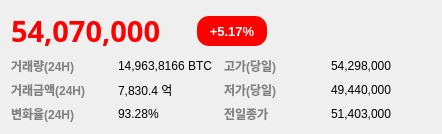
<?xml version="1.0" encoding="UTF-8"?>
<ui version="4.0">
 <class>Form</class>
 <widget class="QWidget" name="Form">
  <property name="geometry">
   <rect>
    <x>0</x>
    <y>0</y>
    <width>442</width>
    <height>116</height>
   </rect>
  </property>
  <property name="windowTitle">
   <string>Form</string>
  </property>
  <property name="styleSheet">
   <string notr="true">QWidget{
border:1px;
background: rgd(0,0,0);
border-radius : 12px
}</string>
  </property>
  <layout class="QVBoxLayout" name="verticalLayout">
   <item>
    <layout class="QHBoxLayout" name="horizontalLayout">
     <item>
      <widget class="QLabel" name="label_1">
       <property name="minimumSize">
        <size>
         <width>180</width>
         <height>0</height>
        </size>
       </property>
       <property name="maximumSize">
        <size>
         <width>16777215</width>
         <height>100</height>
        </size>
       </property>
       <property name="font">
        <font>
         <family>맑은 고딕</family>
         <pointsize>22</pointsize>
         <weight>75</weight>
         <bold>true</bold>
        </font>
       </property>
       <property name="styleSheet">
        <string notr="true">color:red;</string>
       </property>
       <property name="text">
        <string>54,070,000</string>
       </property>
      </widget>
     </item>
     <item>
      <widget class="QLabel" name="label_2">
       <property name="minimumSize">
        <size>
         <width>70</width>
         <height>30</height>
        </size>
       </property>
       <property name="maximumSize">
        <size>
         <width>70</width>
         <height>30</height>
        </size>
       </property>
       <property name="font">
        <font>
         <pointsize>10</pointsize>
         <weight>75</weight>
         <bold>true</bold>
        </font>
       </property>
       <property name="styleSheet">
        <string notr="true">background-color:red;color:white</string>
       </property>
       <property name="text">
        <string>+5.17%</string>
       </property>
       <property name="alignment">
        <set>Qt::AlignCenter</set>
       </property>
      </widget>
     </item>
     <item>
      <spacer name="horizontalSpacer">
       <property name="orientation">
        <enum>Qt::Horizontal</enum>
       </property>
       <property name="sizeHint" stdset="0">
        <size>
         <width>40</width>
         <height>20</height>
        </size>
       </property>
      </spacer>
     </item>
    </layout>
   </item>
   <item>
    <layout class="QGridLayout" name="gridLayout">
     <item row="0" column="0">
      <widget class="QLabel" name="label_3">
       <property name="font">
        <font>
         <weight>75</weight>
         <bold>true</bold>
        </font>
       </property>
       <property name="styleSheet">
        <string notr="true">color:gray</string>
       </property>
       <property name="text">
        <string>거래량(24H)</string>
       </property>
      </widget>
     </item>
     <item row="1" column="3">
      <widget class="QLabel" name="label_10">
       <property name="text">
        <string>49,440,000</string>
       </property>
      </widget>
     </item>
     <item row="1" column="2">
      <widget class="QLabel" name="label_9">
       <property name="font">
        <font>
         <weight>75</weight>
         <bold>true</bold>
        </font>
       </property>
       <property name="styleSheet">
        <string notr="true">color:gray</string>
       </property>
       <property name="text">
        <string>저가(당일)</string>
       </property>
      </widget>
     </item>
     <item row="1" column="0">
      <widget class="QLabel" name="label_7">
       <property name="font">
        <font>
         <weight>75</weight>
         <bold>true</bold>
        </font>
       </property>
       <property name="styleSheet">
        <string notr="true">color:gray</string>
       </property>
       <property name="text">
        <string>거래금액(24H)</string>
       </property>
      </widget>
     </item>
     <item row="1" column="1">
      <widget class="QLabel" name="label_8">
       <property name="text">
        <string>7,830.4 억</string>
       </property>
      </widget>
     </item>
     <item row="0" column="3">
      <widget class="QLabel" name="label_6">
       <property name="text">
        <string>54,298,000</string>
       </property>
      </widget>
     </item>
     <item row="0" column="2">
      <widget class="QLabel" name="label_5">
       <property name="font">
        <font>
         <weight>75</weight>
         <bold>true</bold>
        </font>
       </property>
       <property name="styleSheet">
        <string notr="true">color:gray</string>
       </property>
       <property name="text">
        <string>고가(당일)</string>
       </property>
      </widget>
     </item>
     <item row="0" column="1">
      <widget class="QLabel" name="label_4">
       <property name="text">
        <string>14,963,8166 BTC</string>
       </property>
      </widget>
     </item>
     <item row="2" column="0">
      <widget class="QLabel" name="label_11">
       <property name="font">
        <font>
         <weight>75</weight>
         <bold>true</bold>
        </font>
       </property>
       <property name="styleSheet">
        <string notr="true">color:gray</string>
       </property>
       <property name="text">
        <string>변화율(24H)</string>
       </property>
      </widget>
     </item>
     <item row="2" column="1">
      <widget class="QLabel" name="label_12">
       <property name="text">
        <string>93.28%</string>
       </property>
      </widget>
     </item>
     <item row="2" column="2">
      <widget class="QLabel" name="label_13">
       <property name="font">
        <font>
         <weight>75</weight>
         <bold>true</bold>
        </font>
       </property>
       <property name="styleSheet">
        <string notr="true">color:gray</string>
       </property>
       <property name="text">
        <string>전일종가</string>
       </property>
      </widget>
     </item>
     <item row="2" column="3">
      <widget class="QLabel" name="label_14">
       <property name="text">
        <string>51,403,000</string>
       </property>
      </widget>
     </item>
    </layout>
   </item>
  </layout>
 </widget>
 <resources/>
 <connections/>
</ui>
